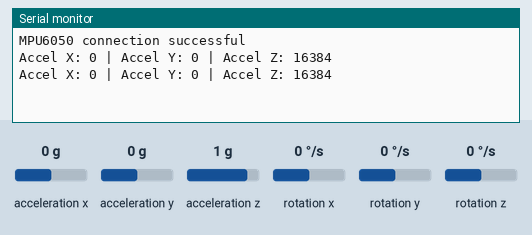
The sketch below on a simulated ESP8266 (NodeMCU). On the bench: the last lines printed to the serial monitor. Inputs (shaded band) come from the test bench; at power-on: acceleration x 0 g, acceleration y 0 g, acceleration z 1 g, rotation x 0 °/s, rotation y 0 °/s, rotation z 0 °/s.

Above: at 1.8 s.
1.9 s: acceleration x set to -1.4 g
At 2.4 s:
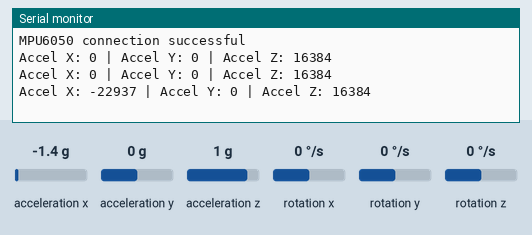
3.4 s: acceleration y set to -1.4 g
At 4.7 s:
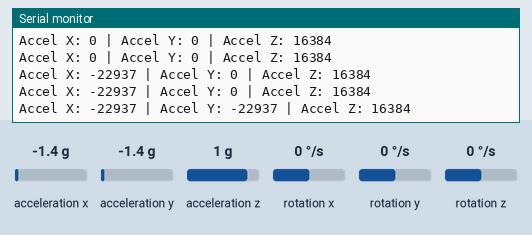
4.9 s: acceleration z set to -1.4 g
At 5.8 s:
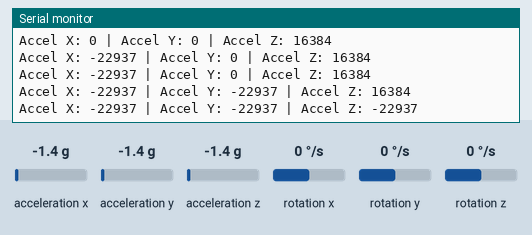

Measured:
- after the input at 1.9 s, the serial monitor: prints a new line after 0.11 s (image 1)
- after the input at 3.4 s, the serial monitor: prints a new line after 0.61 s (image 2)
- after the input at 4.9 s, the serial monitor: prints a new line after 0.11 s (image 3)

The sketch:

esp8266_mq2_.ino
```cpp
#include <Wire.h>
#include <MPU6050.h>

MPU6050 mpu;

void setup() {
  Serial.begin(115200);
  Wire.begin(D2, D1); // SDA to D2, SCL to D1
  mpu.initialize();

  if (!mpu.testConnection()) {
    Serial.println("MPU6050 connection failed");
    while (1);
  }
  Serial.println("MPU6050 connection successful");
}

void loop() {
  int16_t ax, ay, az;
  mpu.getAcceleration(&ax, &ay, &az);

  Serial.print("Accel X: "); Serial.print(ax);
  Serial.print(" | Accel Y: "); Serial.print(ay);
  Serial.print(" | Accel Z: "); Serial.println(az);

  delay(1000);
}
```
